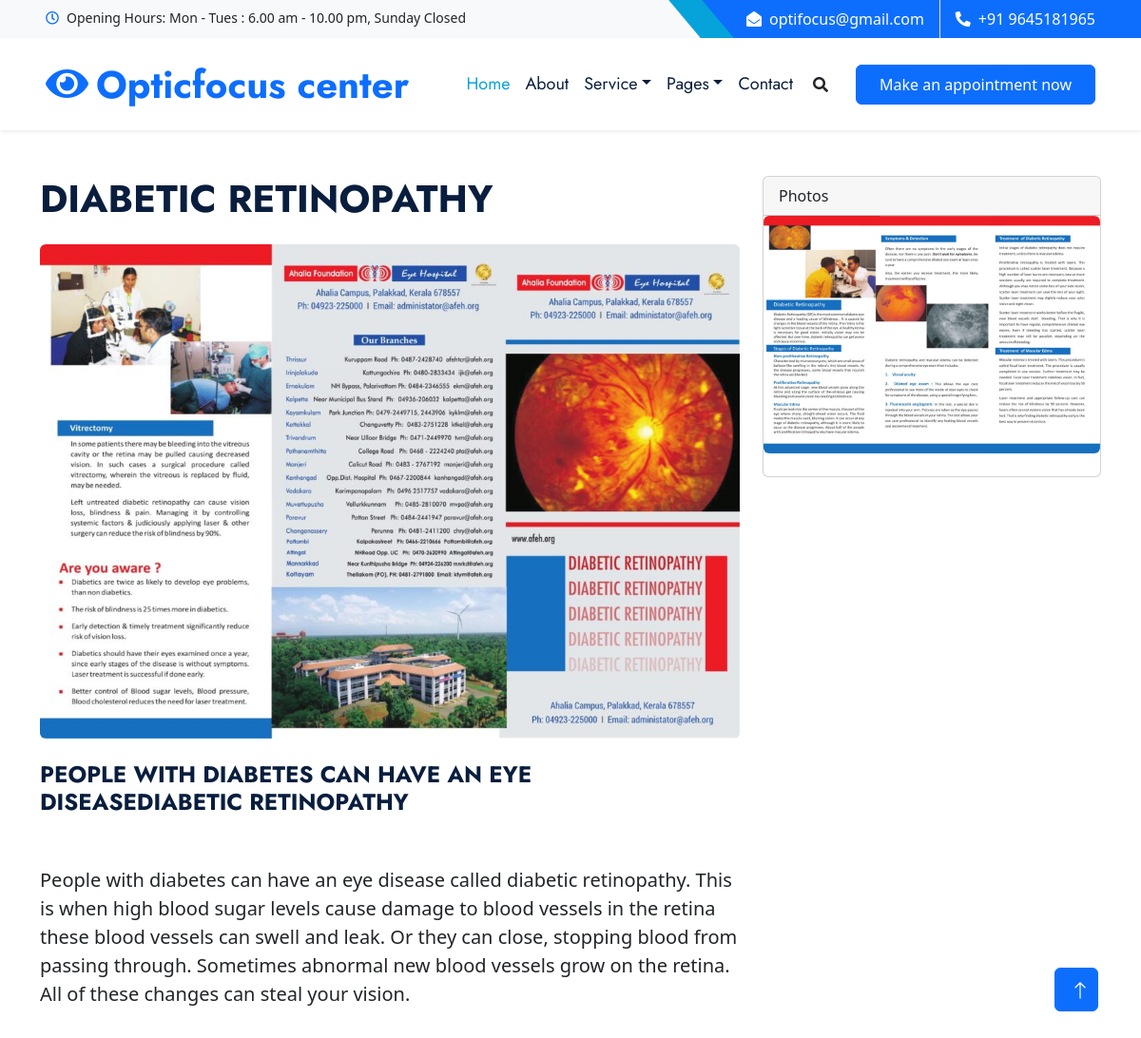
The app's page /service/diabetic/ with its own data.
### service/models.py (models this page shows, shortened)
class Service(models.Model):
    name = models.CharField(max_length=20,null=True)
    Heading=models.CharField(max_length=50)
    content = models.TextField(max_length=10000)
    subcontents = models.CharField(max_length=1000)
    images = models.ImageField(upload_to='contentphoto',null=True,blank=True)

### service/views.py (the view)
# urls.py: path('diabetic/',views.diabetic_retinopathy,name='diabetic'),
def diabetic_retinopathy(request):
    de_res = Service.objects.filter(name__icontains='diabeticretinopathy')
    return render(request, 'service/deabetic.html',{'de_res':de_res})

### templates/service/deabetic.html (shortened to what this page needs)
{% extends 'base.html' %}
{% load static %}
{% block content %}
        <link href="{% static 'service/css/styles.css' %}" rel="stylesheet" />
    </head>
    <body>
        <div class="container mt-5">
            <div class="row">
                <div class="col-lg-8">
                    <article>
                        {% for re in de_res %}
                        <header class="mb-4">
                            <h1 class="fw-bolder mb-1">{{ re.Heading }}</h1>
                        </header>
                        <figure class="mb-4"><img class="img-fluid rounded" src="{{ re.images.url }}" alt="..." /></figure>
                        <section class="mb-5">
                            <h4 class="fw-bolder mb-1">{{ re.subcontents }}</h4>
                            <br>
                            <br>
                            <p class="fs-5 mb-4">{{ re.content }}</p>
                        </section>
                    </article>
                    {% endfor %}
                </div>
                <div class="col-lg-4">
                    <div class="card mb-4">
                        <div class="card-header">Photos</div>
                        <figure class="mb-4"><img class="img-fluid rounded" src="{% static 'servicepic/Dia2.jpg' %}" alt="..." /></figure>
                    </div>
        {% endblock %}

### static/css/style.css (style rules this page uses)
:root { --primary: #06A3DA; --secondary: #F57E57; --light: #EEF9FF; --dark: #091E3E; }
h1, h2, .font-weight-bold { font-weight: 700 !important; }
h3, h4, .font-weight-semi-bold { font-weight: 600 !important; }

### records on screen
Service: Heading "DIABETIC RETINOPATHY", images (picture), subcontents "PEOPLE WITH DIABETES CAN HAVE AN EYE DISEASEDIABETIC RETINOPATHY", content "People with diabetes can have an eye disease called diabetic retinopathy. This is when high blood sugar levels cause damage to blood vessels in the retina these blood vessels can swell and leak. Or they can close, stopping blood from passing through. Sometimes abnormal new blood vessels grow on the retina. All of these changes can steal your vision."
